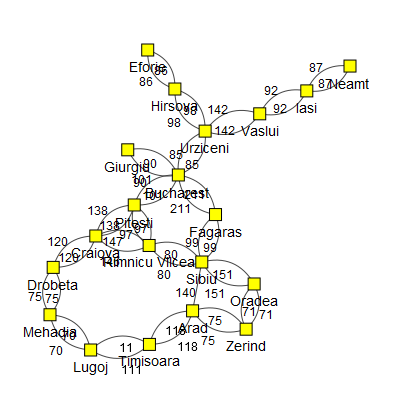

The Python source for this figure:
from asyncio.windows_events import NULL
from typing import Callable
from PriorityQueue import PriorityQueue
from node import Node
from state import State
from igraph import *
from transition import Transition
import json

class Map:
    def __init__(self, states:dict[str, State]):
        self.states = states.copy()
        self.listStates = []
    def showStates(self):
        for name in self.states:
            self.states[name].show()
    def showCitys(self):
        setStates = {state.name:i for i,state in zip(range(len(self.states)),self.states)}
        print(setStates)
    def getByName(self, name:str):
        for s in self.states:
            if(s.name == name):
                return s
        return NULL
    #Breadth First Search
    @staticmethod
    def bfs(map:'Map', ini:str, fin: str):
        initialState = map.states[ini]
        node = Node(initialState)
        edge  = [node] #queue
        read = set()
        while(edge):
            print([e.state.name for e in edge])
            node = edge.pop(0)
            read.add(node.state.name)
            for e in node.state.edges:
                child = Node(map.states[e.target] , e.cost+node.cost, node)
                if(child.state.name not in [key for key in read] and child.state.name not in [e.state.name for e in edge]):
                    if(child.state.name == fin):
                        return child
                    edge.append(child)
        return None
    #Depth-first search
    @staticmethod
    def dfs(map:'Map', ini:str, fin: str)-> Node:
        initialState = map.states[ini]
        node = Node(initialState)
        edge  = [node] #stack
        read = set()
        while(edge):
            print([e.state.name for e in edge])
            node = edge.pop()
            read.add(node.state.name)
            for e in node.state.edges:
                child = Node(map.states[e.target] , e.cost+node.cost, node)
                if(child.state.name not in [key for key in read] and child.state.name not in [e.state.name for e in edge]):
                    if(child.state.name == fin):
                        return child
                    edge.append(child)
        return None
                
    def compare(x: Node, y: Node, method: Callable[[Node,Node],bool])-> bool:
        return  method(x,y)

    #------------------------------------------------    
    @classmethod
    def _search(cls, map:'Map', ini:str, fin: str, compare: Callable[[Node,Node],bool], isPrint:bool = True ):
        initialState = map.states[ini]
        node = Node(initialState)
        f :Callable[[Node,Node],bool]= compare
        edge : PriorityQueue[Node] = PriorityQueue(fn=f)
        edge.insert(node)
        read: list[Node] = []
        while(edge):
            if(isPrint):
                print([f'{e.state.name}-{e.cost}' for e in edge.queue])
            node: Node = edge.delete()
            if node.state.name == fin:
                return node
            read.append(node)
            for e in node.state.edges:
                child = Node(map.states[e.target], e.cost + node.cost, node)
                if(child.state.name not in [e.state.name for e in [*edge.queue, *read]]):
                    edge.insert(child)
                elif child.state.name in [x.state.name for x in edge.queue]:
                    another : Node= edge.remove(child)
                    if(f(child, another)):
                        edge.insert(child)
                    else:
                        edge.insert(another)
        return None
    #------------------------------------------------    
    @classmethod
    def ucs(cls,map:'Map', ini:str, fin: str):
        f :Callable[[Node,Node],bool] = lambda x,y : x.cost < y.cost
        return cls._search(map, ini, fin, f, isPrint=True)

    ####################################################################
    @staticmethod
    def readDistanceMap(path : str) -> dict[str,int] :
        with open(path,'r') as file:
            return json.load(file)

    def _makeHeuristic(distanceMap : dict[str,int]) -> Callable[[Node],int]:
        return lambda x: distanceMap[x.state.name]

    @classmethod
    def gcs(cls, map:'Map', ini:str, fin: str, distanceMap :dict[str,int]):
        h =  cls._makeHeuristic(distanceMap)
        f = lambda x,y: h(x) < h(y)
        return cls._search(map,ini,fin,f, isPrint=True)

    @classmethod
    def aStar(cls, map:'Map', ini:str, fin: str, distanceMap :dict[str,int]):
        h = cls._makeHeuristic(distanceMap)
        fn = lambda node:  h(node) + node.cost
        f = lambda x,y: fn(x)< fn(y)
        return cls._search(map,ini,fin,f, isPrint=True)

    ####################################################################    
    def readData(data:str):
        with open(data,'r') as file:
            states = {}
            lState = []
            for line in file.readlines():
                city, city_targets = line.split(':')
                city = city.strip()
                city_targets = city_targets.strip()

                edges = []
                if(city_targets):
                    for transiction in city_targets.split(','):
                        target, cost = transiction.strip().split('-')
                        edges.append(Transition(target=target, cost=int(cost)))
                state = State(city, edges)
                lState.append(state)
                states[city]=state
        res = Map(states)
        res.listStates = lState
        return res
    def draw(self, layout=None):
        g=Graph()
        g.add_vertices(len(self.listStates))
        i =0
        edge = []
        weights = []
        setStates = {state.name:i for i,state in zip(range(len(self.listStates)),self.listStates)}
        get = lambda name: setStates.get(name)
        for state in self.listStates:
            g.vs[i]["id"]= get(state.name)
            g.vs[i]["label"]= state.name
            for e in state.edges:
                edge.append((get(state.name),get(e.target)))
                weights.append(e.cost)
            i +=1
        g.add_edges(edge)
        g.es['weight'] = weights
        g.es['label'] = weights
        visual_style = {}
        visual_style["vertex_size"] = 12
        visual_style["vertex_color"] = 'yellow'
        visual_style["vertex_shape"] = 'square'
        visual_style["vertex_label_dist"] = 2
        visual_style["margin"] = 50
        visual_style["bbox"] = (400,400)
        if(layout):
            layout = g.layout(layout)
            plot(g, **visual_style,target='map.png', layout=layout)

        else:
            plot(g, **visual_style,target='map.png')
